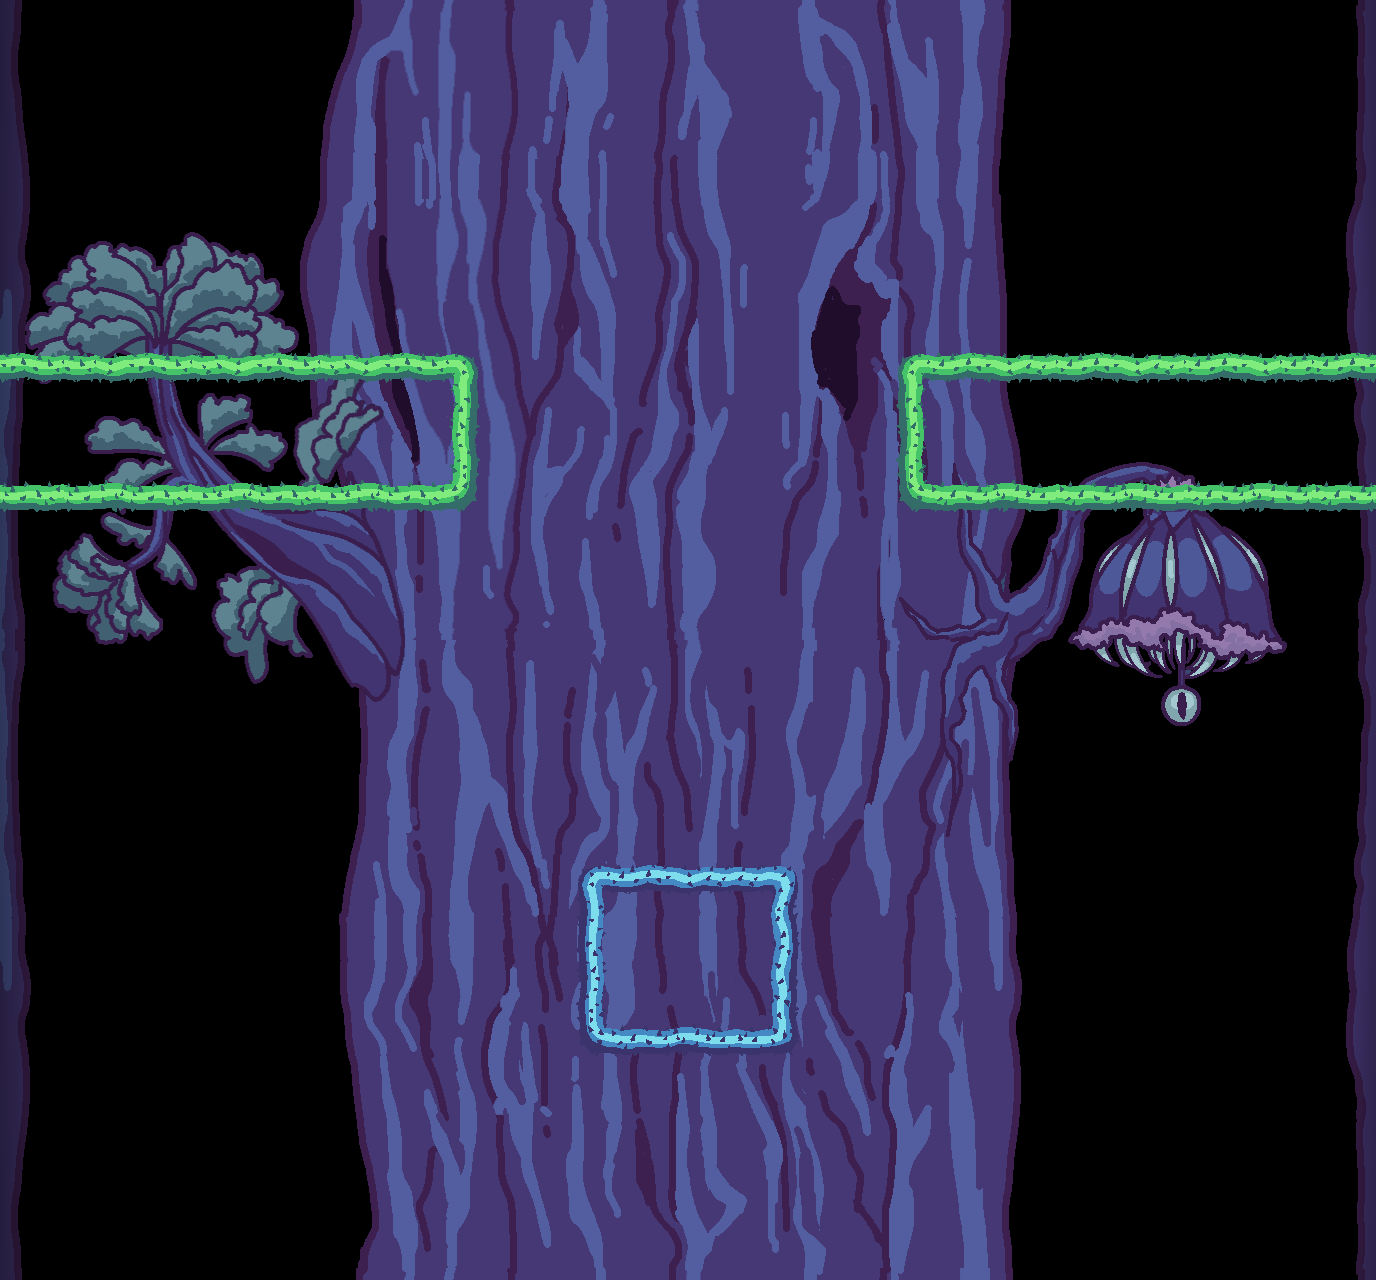

This is a level from a 2D game, rendered from its Tiled map with the project's own tilesets. A one-line summary and the map file follow, with tile-layer data summarised:
An orthogonal 43x40 tile map with 32x32 px tiles, 3 tile layers (Tile Layer 2, Tile Layer 1, Tile Layer 3), 6 tilesets, 4 image layers and 2 objects (Wall, BoostPad).

<map version="1.10" tiledversion="1.10.2" orientation="orthogonal" renderorder="right-down" width="43" height="40" tilewidth="32" tileheight="32" infinite="0" nextlayerid="9" nextobjectid="3">
 <tileset firstgid="1" name="side_left" tilewidth="32" tileheight="32" tilecount="20" columns="1">
  <image source="side_left.png" width="32" height="640" />
 </tileset>
 <tileset firstgid="21" name="side_right" tilewidth="32" tileheight="32" tilecount="20" columns="1">
  <image source="side_right.png" width="32" height="640" />
 </tileset>
 <tileset firstgid="41" name="Tiles1" tilewidth="32" tileheight="32" tilecount="36" columns="6">
  <image source="Tiles1.png" width="192" height="192" />
 </tileset>
 <tileset firstgid="77" name="Tiles2" tilewidth="32" tileheight="32" tilecount="36" columns="6">
  <image source="Tiles2.png" width="192" height="192" />
 </tileset>
 <tileset firstgid="113" name="cloud" tilewidth="160" tileheight="32" tilecount="1" columns="1">
  <image source="cloud.png" width="160" height="32" />
 </tileset>
 <tileset firstgid="114" name="Booshtpd" tilewidth="64" tileheight="64" tilecount="1" columns="1">
  <image source="Booshtpd.png" width="64" height="64" />
 </tileset>
 <imagelayer id="2" name="Image Layer 1" offsetx="0" offsety="640">
  <image source="Trunk3.png" width="1366" height="640" />
 </imagelayer>
 <imagelayer id="3" name="Image Layer 2">
  <image source="Trunk2.png" width="1366" height="640" />
 </imagelayer>
 <imagelayer id="6" name="Image Layer 3" offsetx="-31.1667" offsety="226">
  <image source="Branch.png" width="480" height="480" />
 </imagelayer>
 <imagelayer id="7" name="Image Layer 4" offsetx="884" offsety="440">
  <image source="TeethyBoi.png" width="416" height="416" />
 </imagelayer>
 <layer id="4" name="Tile Layer 2" width="43" height="40">
  <data>[1720 cells, 80 non-empty, 40 distinct tile ids]</data>
 </layer>
 <layer id="1" name="Tile Layer 1" width="43" height="40">
  <data>[1720 cells, 104 non-empty, 49 distinct tile ids]</data>
 </layer>
 <layer id="5" name="Tile Layer 3" width="43" height="40">
  <data>[1720 cells, 0 non-empty, 0 distinct tile ids]</data>
 </layer>
 <objectgroup id="8" name="Object Layer 1">
  <object id="1" type="Wall" gid="113" x="489" y="456" width="400" height="80" />
  <object id="2" type="BoostPad" gid="114" x="578" y="686" width="216" height="64" />
 </objectgroup>
</map>
